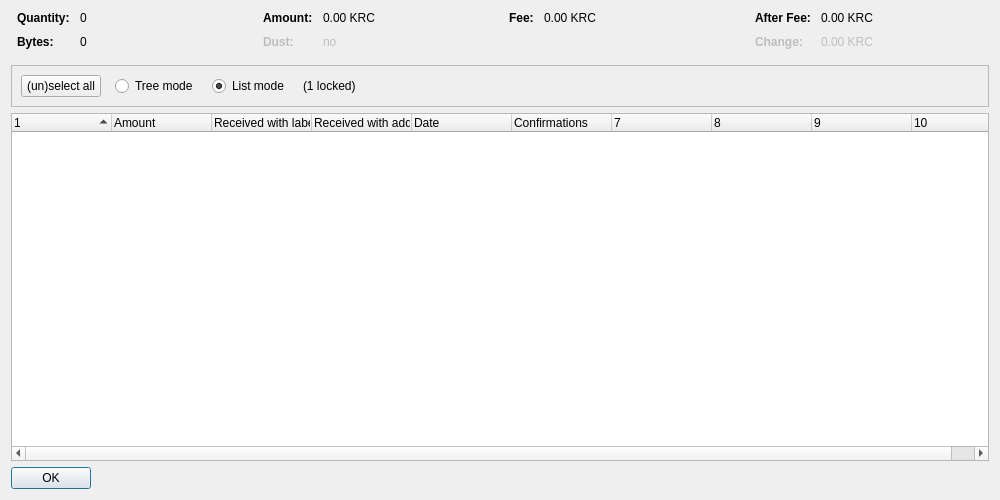
<?xml version="1.0" encoding="UTF-8"?>
<ui version="4.0">
 <class>CoinControlDialog</class>
 <widget class="QDialog" name="CoinControlDialog">
  <property name="geometry">
   <rect>
    <x>0</x>
    <y>0</y>
    <width>1000</width>
    <height>500</height>
   </rect>
  </property>
  <property name="windowTitle">
   <string>Coin Selection</string>
  </property>
  <layout class="QVBoxLayout" name="verticalLayout">
   <item>
    <layout class="QHBoxLayout" name="horizontalLayoutTop" stretch="0,0,0,0">
     <property name="topMargin">
      <number>0</number>
     </property>
     <property name="bottomMargin">
      <number>10</number>
     </property>
     <item>
      <layout class="QFormLayout" name="formLayoutCoinControl1">
       <property name="horizontalSpacing">
        <number>10</number>
       </property>
       <property name="verticalSpacing">
        <number>10</number>
       </property>
       <property name="leftMargin">
        <number>6</number>
       </property>
       <property name="rightMargin">
        <number>6</number>
       </property>
       <item row="0" column="0">
        <widget class="QLabel" name="labelCoinControlQuantityText">
         <property name="font">
          <font>
           <weight>75</weight>
           <bold>true</bold>
          </font>
         </property>
         <property name="text">
          <string>Quantity:</string>
         </property>
        </widget>
       </item>
       <item row="0" column="1">
        <widget class="QLabel" name="labelCoinControlQuantity">
         <property name="cursor">
          <cursorShape>IBeamCursor</cursorShape>
         </property>
         <property name="contextMenuPolicy">
          <enum>Qt::ActionsContextMenu</enum>
         </property>
         <property name="text">
          <string notr="true">0</string>
         </property>
         <property name="textInteractionFlags">
          <set>Qt::LinksAccessibleByMouse|Qt::TextSelectableByKeyboard|Qt::TextSelectableByMouse</set>
         </property>
        </widget>
       </item>
       <item row="1" column="0">
        <widget class="QLabel" name="labelCoinControlBytesText">
         <property name="font">
          <font>
           <weight>75</weight>
           <bold>true</bold>
          </font>
         </property>
         <property name="text">
          <string>Bytes:</string>
         </property>
        </widget>
       </item>
       <item row="1" column="1">
        <widget class="QLabel" name="labelCoinControlBytes">
         <property name="cursor">
          <cursorShape>IBeamCursor</cursorShape>
         </property>
         <property name="contextMenuPolicy">
          <enum>Qt::ActionsContextMenu</enum>
         </property>
         <property name="text">
          <string notr="true">0</string>
         </property>
         <property name="textInteractionFlags">
          <set>Qt::LinksAccessibleByMouse|Qt::TextSelectableByKeyboard|Qt::TextSelectableByMouse</set>
         </property>
        </widget>
       </item>
      </layout>
     </item>
     <item>
      <layout class="QFormLayout" name="formLayoutCoinControl2">
       <property name="horizontalSpacing">
        <number>10</number>
       </property>
       <property name="verticalSpacing">
        <number>10</number>
       </property>
       <property name="leftMargin">
        <number>6</number>
       </property>
       <property name="rightMargin">
        <number>6</number>
       </property>
       <item row="0" column="0">
        <widget class="QLabel" name="labelCoinControlAmountText">
         <property name="font">
          <font>
           <weight>75</weight>
           <bold>true</bold>
          </font>
         </property>
         <property name="text">
          <string>Amount:</string>
         </property>
        </widget>
       </item>
       <item row="0" column="1">
        <widget class="QLabel" name="labelCoinControlAmount">
         <property name="cursor">
          <cursorShape>IBeamCursor</cursorShape>
         </property>
         <property name="contextMenuPolicy">
          <enum>Qt::ActionsContextMenu</enum>
         </property>
         <property name="text">
          <string notr="true">0.00 KRC</string>
         </property>
         <property name="textInteractionFlags">
          <set>Qt::LinksAccessibleByMouse|Qt::TextSelectableByKeyboard|Qt::TextSelectableByMouse</set>
         </property>
        </widget>
       </item>
       <item row="1" column="0">
        <widget class="QLabel" name="labelCoinControlLowOutputText">
         <property name="enabled">
          <bool>false</bool>
         </property>
         <property name="font">
          <font>
           <weight>75</weight>
           <bold>true</bold>
          </font>
         </property>
         <property name="text">
          <string>Dust:</string>
         </property>
        </widget>
       </item>
       <item row="1" column="1">
        <widget class="QLabel" name="labelCoinControlLowOutput">
         <property name="enabled">
          <bool>false</bool>
         </property>
         <property name="cursor">
          <cursorShape>IBeamCursor</cursorShape>
         </property>
         <property name="contextMenuPolicy">
          <enum>Qt::ActionsContextMenu</enum>
         </property>
         <property name="text">
          <string notr="true">no</string>
         </property>
         <property name="textInteractionFlags">
          <set>Qt::LinksAccessibleByMouse|Qt::TextSelectableByKeyboard|Qt::TextSelectableByMouse</set>
         </property>
        </widget>
       </item>
      </layout>
     </item>
     <item>
      <layout class="QFormLayout" name="formLayoutCoinControl3">
       <property name="horizontalSpacing">
        <number>10</number>
       </property>
       <property name="verticalSpacing">
        <number>10</number>
       </property>
       <property name="leftMargin">
        <number>6</number>
       </property>
       <property name="rightMargin">
        <number>6</number>
       </property>
       <item row="0" column="0">
        <widget class="QLabel" name="labelCoinControlFeeText">
         <property name="font">
          <font>
           <weight>75</weight>
           <bold>true</bold>
          </font>
         </property>
         <property name="text">
          <string>Fee:</string>
         </property>
        </widget>
       </item>
       <item row="0" column="1">
        <widget class="QLabel" name="labelCoinControlFee">
         <property name="cursor">
          <cursorShape>IBeamCursor</cursorShape>
         </property>
         <property name="contextMenuPolicy">
          <enum>Qt::ActionsContextMenu</enum>
         </property>
         <property name="text">
          <string notr="true">0.00 KRC</string>
         </property>
         <property name="textInteractionFlags">
          <set>Qt::LinksAccessibleByMouse|Qt::TextSelectableByKeyboard|Qt::TextSelectableByMouse</set>
         </property>
        </widget>
       </item>
      </layout>
     </item>
     <item>
      <layout class="QFormLayout" name="formLayoutCoinControl4">
       <property name="horizontalSpacing">
        <number>10</number>
       </property>
       <property name="verticalSpacing">
        <number>10</number>
       </property>
       <property name="leftMargin">
        <number>6</number>
       </property>
       <property name="rightMargin">
        <number>6</number>
       </property>
       <item row="0" column="0">
        <widget class="QLabel" name="labelCoinControlAfterFeeText">
         <property name="font">
          <font>
           <weight>75</weight>
           <bold>true</bold>
          </font>
         </property>
         <property name="text">
          <string>After Fee:</string>
         </property>
        </widget>
       </item>
       <item row="0" column="1">
        <widget class="QLabel" name="labelCoinControlAfterFee">
         <property name="cursor">
          <cursorShape>IBeamCursor</cursorShape>
         </property>
         <property name="contextMenuPolicy">
          <enum>Qt::ActionsContextMenu</enum>
         </property>
         <property name="text">
          <string notr="true">0.00 KRC</string>
         </property>
         <property name="textInteractionFlags">
          <set>Qt::LinksAccessibleByMouse|Qt::TextSelectableByKeyboard|Qt::TextSelectableByMouse</set>
         </property>
        </widget>
       </item>
       <item row="1" column="0">
        <widget class="QLabel" name="labelCoinControlChangeText">
         <property name="enabled">
          <bool>false</bool>
         </property>
         <property name="font">
          <font>
           <weight>75</weight>
           <bold>true</bold>
          </font>
         </property>
         <property name="text">
          <string>Change:</string>
         </property>
        </widget>
       </item>
       <item row="1" column="1">
        <widget class="QLabel" name="labelCoinControlChange">
         <property name="enabled">
          <bool>false</bool>
         </property>
         <property name="cursor">
          <cursorShape>IBeamCursor</cursorShape>
         </property>
         <property name="contextMenuPolicy">
          <enum>Qt::ActionsContextMenu</enum>
         </property>
         <property name="text">
          <string notr="true">0.00 KRC</string>
         </property>
         <property name="textInteractionFlags">
          <set>Qt::LinksAccessibleByMouse|Qt::TextSelectableByKeyboard|Qt::TextSelectableByMouse</set>
         </property>
        </widget>
       </item>
      </layout>
     </item>
    </layout>
   </item>
   <item>
    <widget class="QFrame" name="frame">
     <property name="minimumSize">
      <size>
       <width>0</width>
       <height>40</height>
      </size>
     </property>
     <property name="frameShape">
      <enum>QFrame::StyledPanel</enum>
     </property>
     <property name="frameShadow">
      <enum>QFrame::Sunken</enum>
     </property>
     <layout class="QHBoxLayout" name="horizontalLayout">
      <item>
       <layout class="QHBoxLayout" name="horizontalLayoutPanel" stretch="0,0,0,0,0">
        <property name="spacing">
         <number>14</number>
        </property>
        <item>
         <widget class="QPushButton" name="pushButtonSelectAll">
          <property name="sizePolicy">
           <sizepolicy hsizetype="Maximum" vsizetype="Fixed">
            <horstretch>0</horstretch>
            <verstretch>0</verstretch>
           </sizepolicy>
          </property>
          <property name="text">
           <string>(un)select all</string>
          </property>
          <property name="autoDefault">
           <bool>false</bool>
          </property>
         </widget>
        </item>
        <item>
         <widget class="QRadioButton" name="radioTreeMode">
          <property name="sizePolicy">
           <sizepolicy hsizetype="Maximum" vsizetype="Fixed">
            <horstretch>0</horstretch>
            <verstretch>0</verstretch>
           </sizepolicy>
          </property>
          <property name="text">
           <string>Tree mode</string>
          </property>
         </widget>
        </item>
        <item>
         <widget class="QRadioButton" name="radioListMode">
          <property name="sizePolicy">
           <sizepolicy hsizetype="Maximum" vsizetype="Fixed">
            <horstretch>0</horstretch>
            <verstretch>0</verstretch>
           </sizepolicy>
          </property>
          <property name="text">
           <string>List mode</string>
          </property>
          <property name="checked">
           <bool>true</bool>
          </property>
         </widget>
        </item>
        <item>
         <widget class="QLabel" name="labelLocked">
          <property name="text">
           <string notr="true">(1 locked)</string>
          </property>
         </widget>
        </item>
        <item>
         <spacer name="horizontalSpacer">
          <property name="orientation">
           <enum>Qt::Horizontal</enum>
          </property>
          <property name="sizeHint" stdset="0">
           <size>
            <width>40</width>
            <height>20</height>
           </size>
          </property>
         </spacer>
        </item>
       </layout>
      </item>
     </layout>
    </widget>
   </item>
   <item>
    <widget class="CoinControlTreeWidget" name="treeWidget">
     <property name="contextMenuPolicy">
      <enum>Qt::CustomContextMenu</enum>
     </property>
     <property name="sortingEnabled">
      <bool>false</bool>
     </property>
     <property name="columnCount">
      <number>10</number>
     </property>
     <attribute name="headerShowSortIndicator" stdset="0">
      <bool>true</bool>
     </attribute>
     <attribute name="headerStretchLastSection">
      <bool>false</bool>
     </attribute>
     <column>
      <property name="text">
       <string/>
      </property>
     </column>
     <column>
      <property name="text">
       <string>Amount</string>
      </property>
     </column>
     <column>
      <property name="text">
       <string>Received with label</string>
      </property>
     </column>
     <column>
      <property name="text">
       <string>Received with address</string>
      </property>
     </column>
     <column>
      <property name="text">
       <string>Date</string>
      </property>
     </column>
     <column>
      <property name="text">
       <string>Confirmations</string>
      </property>
      <property name="toolTip">
       <string>Confirmed</string>
      </property>
     </column>
     <column>
      <property name="text">
       <string/>
      </property>
     </column>
     <column>
      <property name="text">
       <string/>
      </property>
     </column>
     <column>
      <property name="text">
       <string/>
      </property>
     </column>
     <column>
      <property name="text">
       <string/>
      </property>
     </column>
    </widget>
   </item>
   <item>
    <widget class="QDialogButtonBox" name="buttonBox">
     <property name="sizePolicy">
      <sizepolicy hsizetype="Maximum" vsizetype="Fixed">
       <horstretch>0</horstretch>
       <verstretch>0</verstretch>
      </sizepolicy>
     </property>
     <property name="orientation">
      <enum>Qt::Horizontal</enum>
     </property>
     <property name="standardButtons">
      <set>QDialogButtonBox::Ok</set>
     </property>
    </widget>
   </item>
  </layout>
 </widget>
 <customwidgets>
  <customwidget>
   <class>CoinControlTreeWidget</class>
   <extends>QTreeWidget</extends>
   <header>qt/coincontroltreewidget.h</header>
  </customwidget>
 </customwidgets>
 <resources/>
 <connections/>
</ui>
